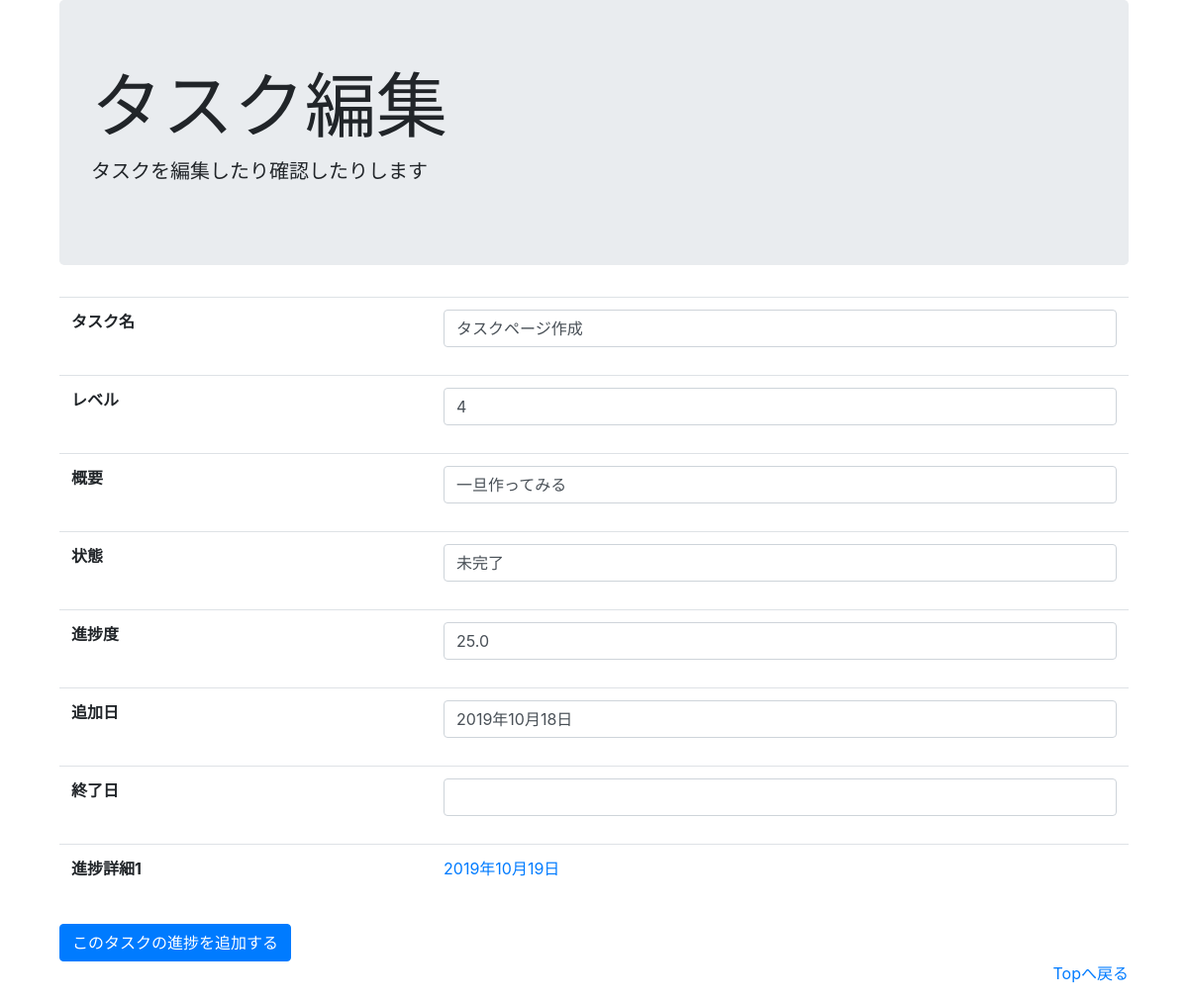
Before: /edit/2 with the older database file.
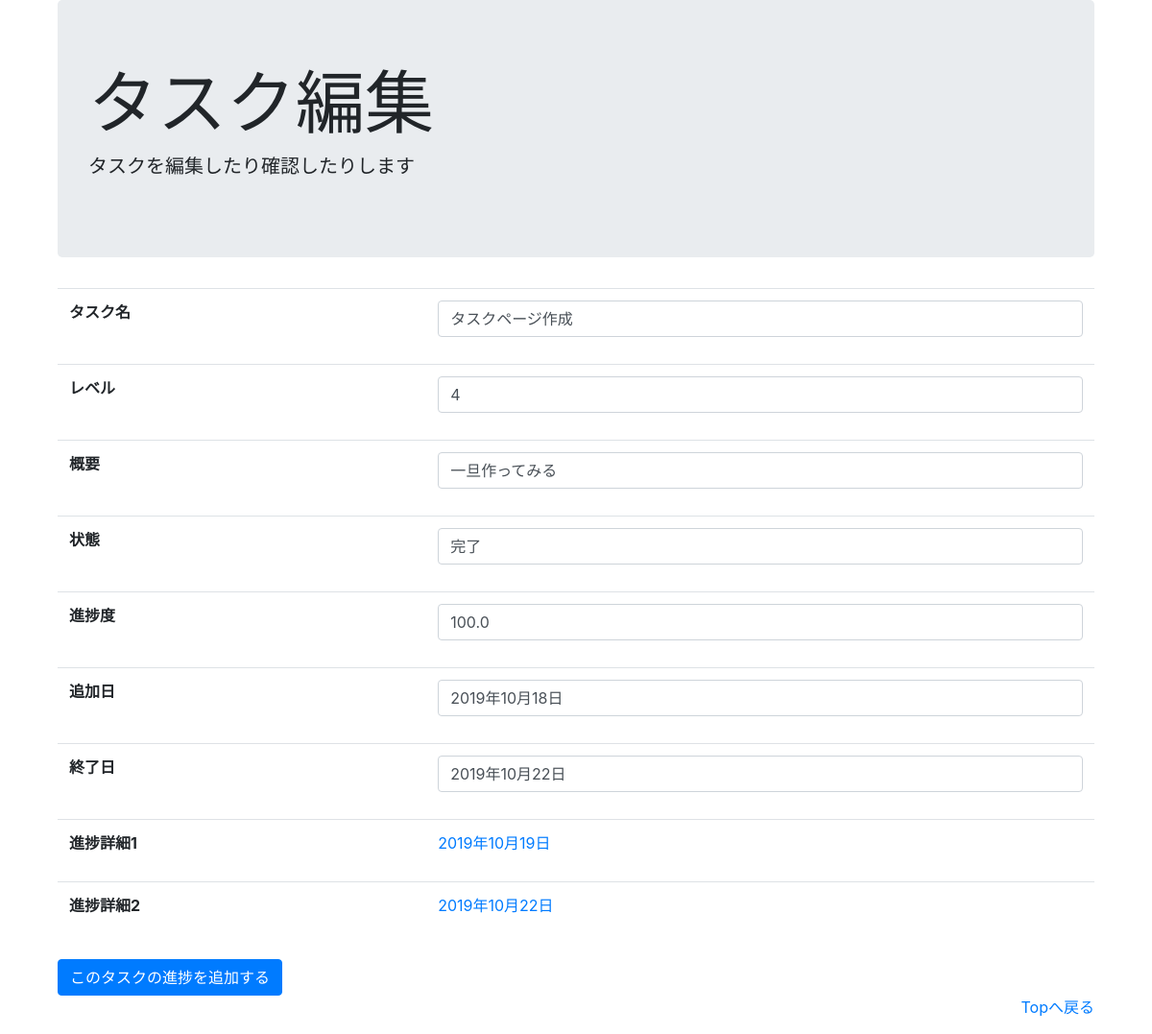
After: the same page with the newer database file.
### mng/models.py (models this page shows, shortened)
class task(models.Model):
    name = models.CharField(max_length=20)
    level = models.IntegerField(default=1)
    overview = models.CharField(max_length=100)
    condition = models.IntegerField(choices=CONDITION_CHOICEES,
                                    blank=True, null=True)
    add_date = models.DateField(blank=True, null=True)
    end_date = models.DateField(blank=True, null=True)

class progress(models.Model):
    task = models.ForeignKey(task, on_delete=models.CASCADE,blank=True, null=True)
    date = models.DateField()
    progress = models.IntegerField(default=0)
    content = models.CharField(max_length=200, blank=True, null=True)

### mng/views.py (the view, shortened to what this page needs)
# urls.py: path('edit/<int:task_id>', views.task_edit, name='task_edit'),
def task_edit(request, task_id):
    t = get_object_or_404(task, id=task_id)
    ps = progress.objects.filter(task=t)
    t_p = 0
    for p in ps:
        t_p = t_p + p.progress
    t_p_d = t_p / t.level * 100
    if t_p_d == 100.0:
        t.condition = 3
        p = progress.objects.filter(task=t).latest('date')
        t.end_date = p.date
    elif t_p_d > 0.0:
        t.condition = 2
    else:
        t.condition = 1
    t.save()
    return render(request, 'mng/task_edit.html',
                  {"task": t, "progresses": ps, "progress": t_p_d})

### mng/templates/mng/task_edit.html (shortened to what this page needs)
{% extends 'mng/base.html' %}
{% load static %}
{% block extra_css %}
<link rel="stylesheet" href="{% static 'mng/css/task_edit.css' %}">
{% endblock extra_css%}
{% block display %}
タスク編集
{% endblock display %}
{% block lead %}
タスクを編集したり確認したりします
{% endblock lead %}
{% block content %}
<div class="container">
    <table class="table">
        {% if task %}
        <tbody>
        <tr>
            <th scope="row">タスク名</th>
            <td><p class="form-control">{{task.name}}</p></td>
        </tr>
        <tr>
            <th scope="row">レベル</th>
            <td><p class="form-control">{{task.level}}</p></td>
        </tr>
        <tr>
            <th scope="row">概要</th>
            <td><P class="form-control">{{task.overview}}</P></td>
        </tr>
        <tr>
            <th scope="row">状態</th>
            <td><p class="form-control">{{task.get_condition_display}}</p></td>
        </tr>
        <tr>
            <th scope="row">進捗度</th>
            <td><p class="form-control">{{progress}}</p></td>
        </tr>
        <tr>
            <th scope="row">追加日</th>
            <td><p class="form-control">{{task.add_date|date:'Y年m月d日'}}</p></td>
        </tr>
        <tr>
            <th scope="row">終了日</th>
            <td><p class="form-control">{{task.end_date|date:'Y年m月d日'}}</p></td>
        </tr>
        {% for p in progresses %}
        <tr>
            <th scope="row">進捗詳細{{forloop.counter}}</th>
            <td><a href="#">
                <p>{{p.date|date:'Y年m月d日'}}</p>
            </a> </td>
        </tr>
        {% endfor %}
        </tbody>
        {% endif %}
    </table>
    <a class="btn btn-primary"  href="{% url 'mng:add_progress' task.id %}">このタスクの進捗を追加する
    </a>
</div>
{% endblock content %}

Changed rows visible on the page:
changed task "タスクページ作成": condition "未完了" → "完了"; end_date (not shown) → "2019年10月22日"
added progress: date "2019年10月22日"
Other visible differences:
{{ progress }}: "25.0" → "100.0"
